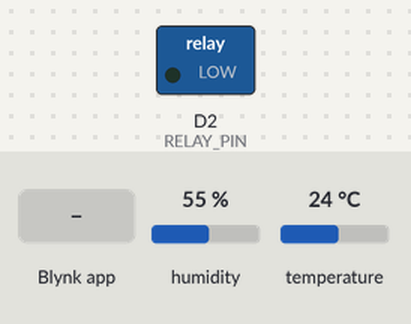
Bench run of a sketch on a simulated ESP8266 (NodeMCU). Parts: switched loads named in the sketch (green lamp = pin HIGH). Inputs (shaded band) come from the test bench; at power-on: humidity 55 %, temperature 24 °C. WiFi joins after 1.5 s; servers stay silent unless stated.

Above: at 3.0 s.
3.1 s: Blynk app writes 1 to V1
At 5.2 s:
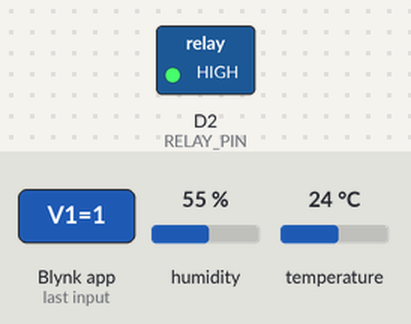
5.8 s: Blynk app writes 0 to V1
At 6.4 s:
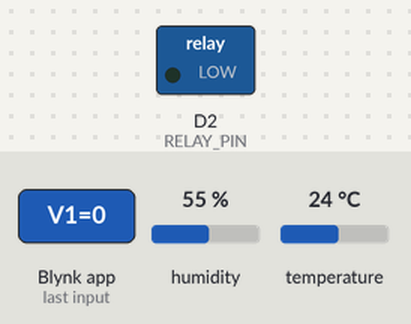
8.5 s: Blynk app writes 200 to V1
At 11.2 s:
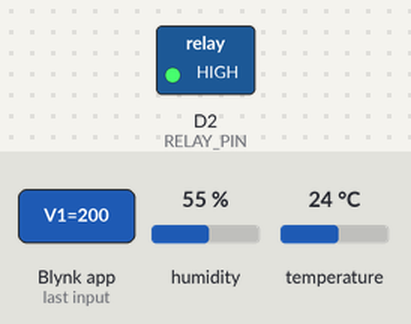
Timing chart, 0 to 12.7 s (numbered marks = the images above; inputs shaded):
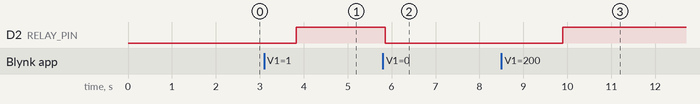

The sketch:

smart_home.ino
```cpp
#define BLYNK_TEMPLATE_ID "TMPLxxxxxx"
#define BLYNK_DEVICE_NAME "Smart Home"
#define BLYNK_AUTH_TOKEN "YourAuthToken"

#include <ESP8266WiFi.h>
#include <BlynkSimpleEsp8266.h>
#include <DHT.h>

char ssid[] = "YourWiFiSSID";        // Your WiFi SSID
char pass[] = "YourWiFiPassword";    // Your WiFi Password

#define DHTPIN D4                    // Pin connected to DHT11
#define DHTTYPE DHT11

#define RELAY_PIN D2                 // Relay Module control pin

DHT dht(DHTPIN, DHTTYPE);

BLYNK_WRITE(V1) {                    // Virtual pin V1 controls relay
  int relayState = param.asInt();
  digitalWrite(RELAY_PIN, relayState);
}

void sendSensorData() {
  float temperature = dht.readTemperature();
  float humidity = dht.readHumidity();

  if (isnan(temperature) || isnan(humidity)) {
    Serial.println("Failed to read from DHT sensor");
    return;
  }

  Blynk.virtualWrite(V2, temperature);  // Send temperature to app
  Blynk.virtualWrite(V3, humidity);     // Send humidity to app
}

void setup() {
  Serial.begin(115200);
  pinMode(RELAY_PIN, OUTPUT);
  digitalWrite(RELAY_PIN, LOW);

  dht.begin();
  Blynk.begin(BLYNK_AUTH_TOKEN, ssid, pass);
}

void loop() {
  Blynk.run();
  sendSensorData();
  delay(2000);  // Send data every 2 seconds
}
```

Measured:
- after the input at 3.1 s, D2 (RELAY_PIN): LOW → HIGH after 0.73 s
- after the input at 5.8 s, D2 (RELAY_PIN): HIGH → LOW after 0.05 s
- after the input at 8.5 s, D2 (RELAY_PIN): LOW → HIGH after 1.4 s
